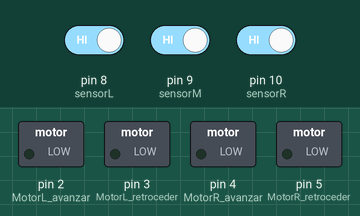
Simulated run of this sketch. Board: Arduino Uno, built with avr-gcc and run on an emulated ATmega328P. Parts: switched loads named in the sketch (green lamp = pin HIGH). Inputs (shaded band) come from the test bench; at power-on: pin 8 (sensorL) HIGH, pin 9 (sensorM) HIGH, pin 10 (sensorR) HIGH.

Above: at 1.2 s.
1.3 s: pin 8 (sensorL) driven LOW
At 1.8 s:
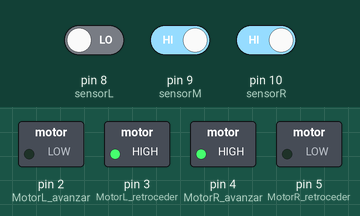
2.8 s: pin 9 (sensorM) driven LOW
At 4.0 s:
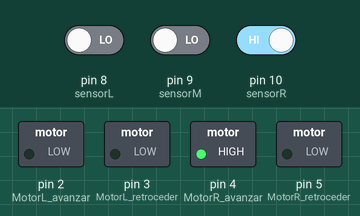
4.3 s: pin 10 (sensorR) driven LOW
At 5.3 s:
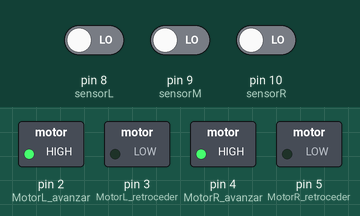
5.8 s: pin 8 (sensorL) driven HIGH
At 6.4 s:
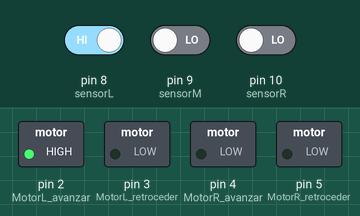
7.3 s: pin 9 (sensorM) driven HIGH
At 7.6 s:
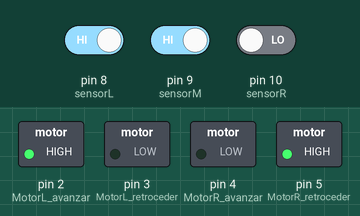
8.8 s: pin 10 (sensorR) driven HIGH
At 9.9 s:
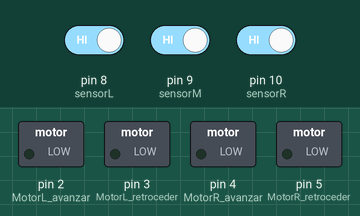
Timing chart, 0 to 11.3 s (numbered marks = the images above; inputs shaded):
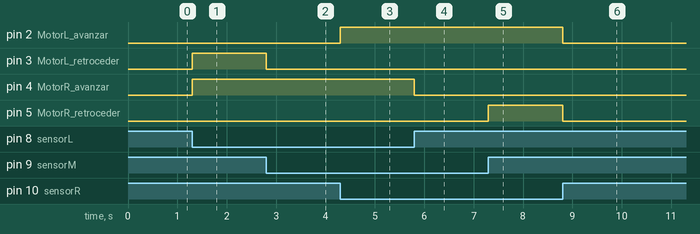

The sketch:

prueba_sensor.ino
```cpp
int e=255;

void setup()
{
  pinMode (2, OUTPUT); //MotorL avanzar
  pinMode (3, OUTPUT); //MotorL retroceder
  pinMode (4, OUTPUT); //MotorR avanzar
  pinMode (5, OUTPUT); //MotorR retroceder
  pinMode (8, INPUT); //sensorL
  pinMode (9, INPUT); //sensorM
  pinMode (10, INPUT); //sensorR

}
void loop()
{
  if(digitalRead(8)==0 && digitalRead(9)==0 && digitalRead(10)==0){
    digitalWrite (2, 1);
    digitalWrite (3, 0);
    digitalWrite (4, 1);
    digitalWrite (5, 0);
  }

  if(digitalRead(8)==0 && digitalRead(9)==0 && digitalRead(10)==1){
    digitalWrite (2, 0);
    digitalWrite (3, 0);
    digitalWrite (4, 1);
    digitalWrite (5, 0);
  }

  if(digitalRead(8)==0 && digitalRead(9)==1 && digitalRead(10)==0){
    digitalWrite (2, 1);
    digitalWrite (3, 0);
    digitalWrite (4, 1);
    digitalWrite (5, 0);
  }

  if(digitalRead(8)==0 && digitalRead(9)==1 && digitalRead(10)==1){
    digitalWrite (2, 0);
    digitalWrite (3, 1);
    digitalWrite (4, 1);
    digitalWrite (5, 0);
  }

  if(digitalRead(8)==1 && digitalRead(9)==0 && digitalRead(10)==0){
    digitalWrite (2, 1);
    digitalWrite (3, 0);
    digitalWrite (4, 0);
    digitalWrite (5, 0);
  }

  if(digitalRead(8)==1 && digitalRead(9)==0 && digitalRead(10)==1){
    digitalWrite (2, 1);
    digitalWrite (3, 0);
    digitalWrite (4, 1);
    digitalWrite (5, 0);
  }

  if(digitalRead(8)==1 && digitalRead(9)==1 && digitalRead(10)==0){
    digitalWrite (2, 1);
    digitalWrite (3, 0);
    digitalWrite (4, 0);
    digitalWrite (5, 1);
  }

  if(digitalRead(8)==1 && digitalRead(9)==1 && digitalRead(10)==1){
    digitalWrite (2, 0);
    digitalWrite (3, 0);
    digitalWrite (4, 0);
    digitalWrite (5, 0);
  }
}
```

Measured:
- after the input at 1.3 s, pin 3 (MotorL_retroceder), pin 4 (MotorR_avanzar): LOW → HIGH at once
- after the input at 2.8 s, pin 3 (MotorL_retroceder): HIGH → LOW at once
- after the input at 4.3 s, pin 2 (MotorL_avanzar): LOW → HIGH at once
- after the input at 5.8 s, pin 4 (MotorR_avanzar): HIGH → LOW at once
- after the input at 7.3 s, pin 5 (MotorR_retroceder): LOW → HIGH at once
- after the input at 8.8 s, pin 2 (MotorL_avanzar), pin 5 (MotorR_retroceder): HIGH → LOW at once
